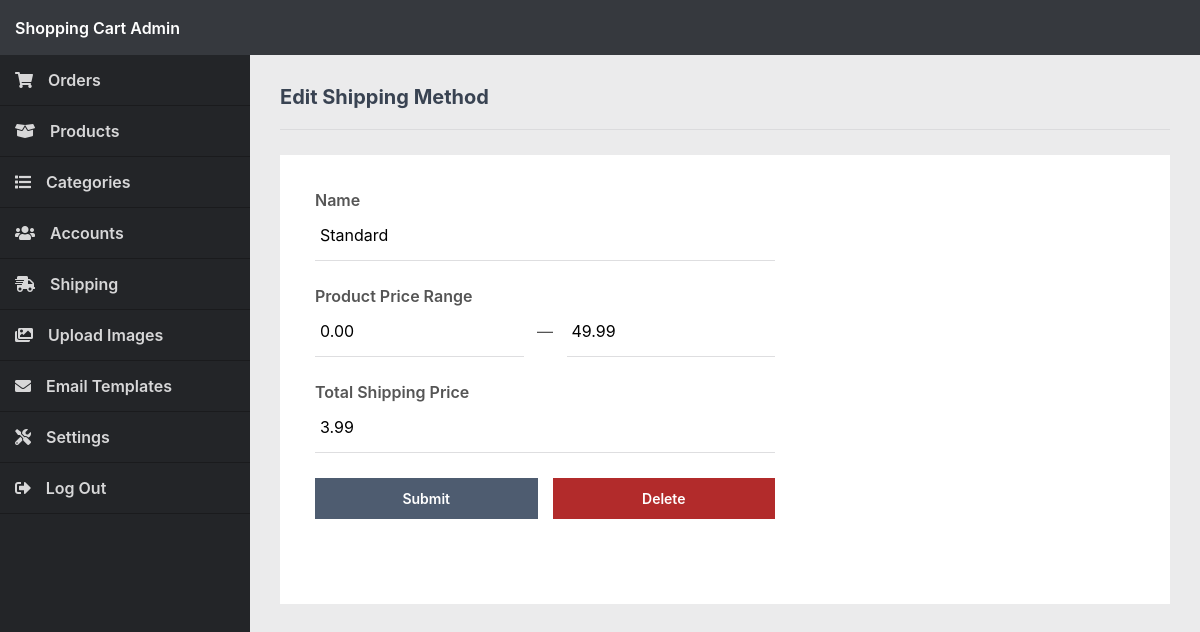
/admin/index.php?page=shipping_process&id=1 (signed in), run on the app's committed database.
### tables this page shows
CREATE TABLE IF NOT EXISTS `shipping` (
`id` int(11) NOT NULL,
  `name` varchar(255) NOT NULL,
  `price_from` decimal(7,2) NOT NULL,
  `price_to` decimal(7,2) NOT NULL,
  `price` decimal(7,2) NOT NULL
);

### admin/index.php (called while the page is built, shortened)
<?php
include '../functions.php';
$page = isset($_GET['page']) && file_exists($_GET['page'] . '.php') ? $_GET['page'] : 'orders';
include $page . '.php';
?>

### admin/shipping_process.php (the view, shortened to what this page needs)
<?php
$shipping = [
    'name' => '',
    'price_from' => '',
    'price_to' => '',
    'price' => ''
];
if (isset($_GET['id'])) {
    $page = 'Edit';
    $stmt = $pdo->prepare('SELECT * FROM shipping WHERE id = ?');
    $stmt->execute([ $_GET['id'] ]);
    $shipping = $stmt->fetch(PDO::FETCH_ASSOC);
}
?>
<?=template_admin_header($page . ' Shipping Method')?>
<h2><?=$page?> Shipping Method</h2>
<div class="content-block">
    <form action="" method="post" class="form responsive-width-100">
        <label for="name">Name</label>
        <input type="text" name="name" placeholder="Name" value="<?=$shipping['name']?>" required>
        <label for="price">Product Price Range</label>
        <div style="display:flex;margin:0;">
            <input type="number" name="price_from" placeholder="From" min="0" step=".01" value="<?=$shipping['price_from']?>" required>
            <span style="padding-top:15px">&nbsp;&nbsp;&nbsp;&mdash;&nbsp;&nbsp;&nbsp;</span>
            <input type="number" name="price_to" placeholder="To" min="0" step=".01" value="<?=$shipping['price_to']?>" required>
        </div>
        <label for="name">Total Shipping Price</label>
        <input type="number" name="price" placeholder="3.99" min="0" step=".01" value="<?=$shipping['price']?>" required>
        <div class="submit-btns">
            <input type="submit" name="submit" value="Submit">
            <?php if ($page == 'Edit'): ?>
            <input type="submit" name="delete" value="Delete" class="delete">
            <?php endif; ?>
        </div>
    </form>
</div>
<?=template_admin_footer()?>

### admin/admin.css (style rules this page uses)
* { box-sizing: border-box; font-family: -apple-system, BlinkMacSystemFont, "segoe ui", roboto, oxygen, ubuntu, cantarell, "fira sans", "droid sans", "helvetica neue", Arial, sans-serif; font-size: 16px; -webkit-font-smoothing: antialiased; -moz-osx-font-smoothing: grayscale; }
html { height: 100%; }
body { position: relative; min-height: 100%; color: #555555; background-color: #ebebec; margin: 0; }
h1, h2, h3, h4, h5 { color: #394352; margin: 0; padding: 0; }
main h2 { font-size: 20px; padding-bottom: 20px; border-bottom: 1px solid #dbdbdd; }
main .content-block { background-color: #fff; margin-top: 25px; padding: 15px; }
main .form { display: flex; flex-flow: column; width: 500px; padding: 20px; }
main .form input, main .form textarea, main .form select { width: 100%; padding: 15px 5px; margin-bottom: 25px; border: 0; border-bottom: 1px solid #dedee0; }
main .form input[type="submit"] { background: #4e5c70; border: 0; color: #FFFFFF; width: 50%; padding: 12px 0; font-size: 14px; font-weight: 600; cursor: pointer; }
main .form label { display: block; font-weight: 600; }
main .form div { margin-bottom: 25px; }
main .form .submit-btns { display: flex; }
main .form .submit-btns input:first-child { margin-right: 15px; }
main .form .submit-btns .delete { background-color: #b22b2b; }

### data on the page
shipping: name "Standard", price_from "0.00", price_to "49.99", price "3.99"

### other printed values
$page "Edit"
